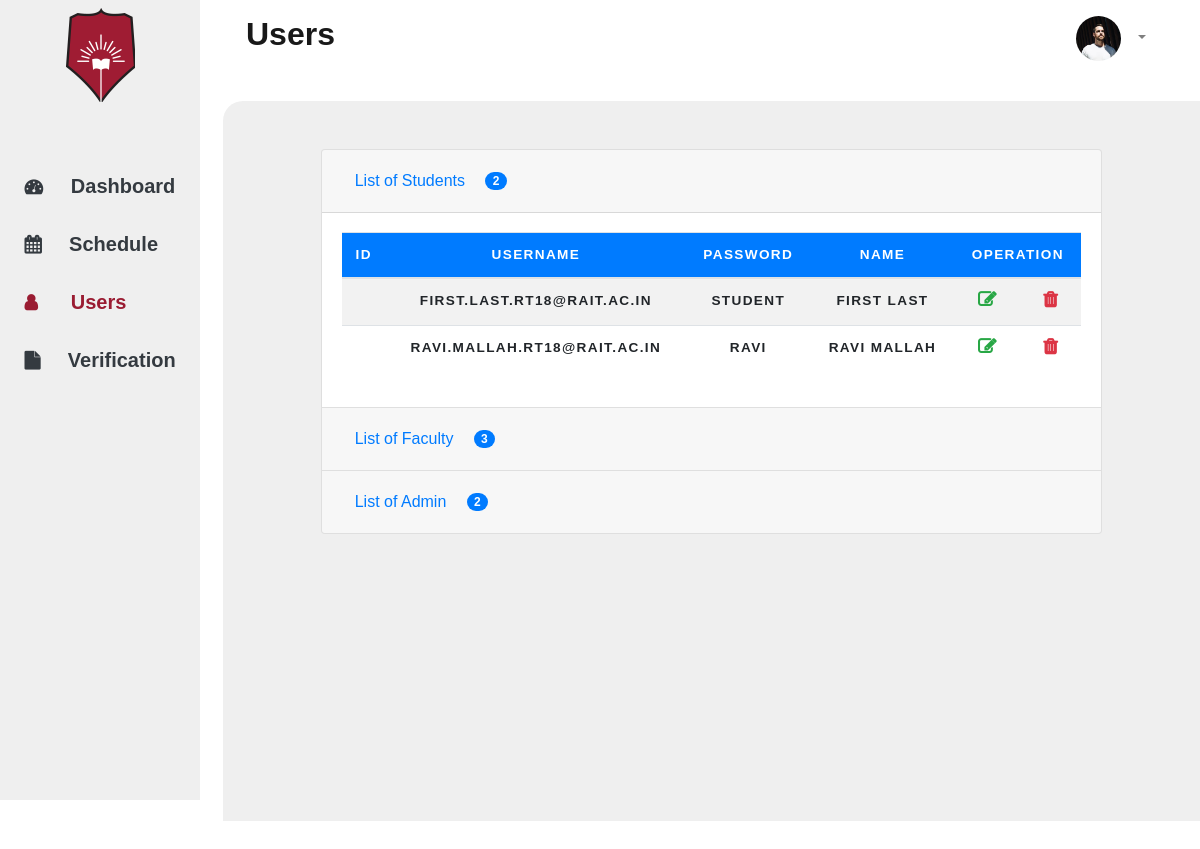
The app's page /admin/users.php (signed in) with its own data.
### tables this page shows
CREATE TABLE `students` (
  `student_id` int(11) NOT NULL,
  `user_name` varchar(255) NOT NULL,
  `passcode` varchar(255) NOT NULL,
  `name` varchar(255) NOT NULL
);

### admin/users.php (the view, shortened to what this page needs)
<?php
    include('../config.php');
    if (!isset($_SESSION['login_user'])){
        header("Location: ../index.php");
        die();
    }else{
        $user_check = $_SESSION['login_user'];
        $admin_name_sql = "SELECT name FROM admin where user_name='".$user_check."'";
        $name = mysqli_query($db, $admin_name_sql);
        $name = mysqli_fetch_array($name, MYSQLI_ASSOC);
        $name = $name['name'];
        $student_sql = "SELECT * from students";
        $student_query = mysqli_query($db, $student_sql);
        $student_nums = mysqli_num_rows($student_query);
        $faculty_sql = "SELECT * from faculty";
        $faculty_query = mysqli_query($db, $faculty_sql);
        $faculty_nums = mysqli_num_rows($faculty_query);
        $admin_sql = "SELECT * from admin";
        $admin_query = mysqli_query($db, $admin_sql);
        $admin_nums = mysqli_num_rows($admin_query);
    }
?>
<!DOCTYPE html>
<html lang="en">
<head>
    <link rel="stylesheet" href="../css/bootstrap.min.css">
    <link rel="stylesheet" href="https://stackpath.bootstrapcdn.com/font-awesome/4.7.0/css/font-awesome.min.css">
    <link rel="stylesheet" href="../css/style1.css">
</head>
<body>
    <div class="container-fluid">
        <div class="row">
            <div class="col-lg-2 col-md-3 m-0 sidebar">
                <div class="row justify-content-center">
                    <a class="nav-link" href="#">
                        <img src="../img/logo.png" alt="">
                    </a>
                </div>
                <div class="row justify-content-center mt-5">
                    <ul class="nav" id="menu-list">
                        <li class="nav-item">
                          <a href="./dashboard.php" class="nav-link  d-block text-dark p-3 rounded "><i class="fa fa-tachometer pr-4 "></i> <p class="h5 d-inline font-weight-bold">Dashboard</p>
                          </a>
                        </li>
                        <li class="nav-item">
                            <a href="./schedule.php" class="d-block text-dark p-3 m-auto"><i class="fa fa-calendar pr-4"></i><p class="h5 d-inline pl-1 font-weight-bold">Schedule</p>
                            </a>
                        </li>
                        <li class="nav-item">
                            <a href="#" class="active d-block text-dark p-3 m-auto"><i class="fa fa-user primary-color pr-4"></i><p class="h5 d-inline pl-1 primary-color font-weight-bold"> Users</p>
                            </a>
                        </li>
                        <li class="nav-item">
                            <a href="./verification.php" class="d-block text-dark p-3 m-auto"><i class="fa fa-file pr-4"></i><p class="h5 d-inline pl-1 font-weight-bold">Verification</p>
                            </a>
                        </li>
                      </ul>
                </div>
            </div>
            <div class="col ">
                <div class="w-100">
                    <nav class="navbar navbar-expand-lg navbar-light">
                        <div class="col">
                            <a class="navbar-brand" href="#"> <p class="h2 font-weight-bold">Users</p></a>
                        </div>
                        <div class="col d-md-flex justify-content-end">
                            <ul class="navbar-nav ml-auto">
                                <li class="nav-item dropdown">
                                    <a class="nav-link dropdown-toggle" href="#" id="navbarDropdown" role="button" data-toggle="dropdown" aria-haspopup="true" aria-expanded="false">
                                        <img src="../img/avatar.jpg" alt="" class="img-fluid rounded-circle avatar mr-2"><?php echo $name ?>
                                    </a>
                                </li>
                            </ul>
                        </div>
                    </nav>
                </div>
                <div class="row mt-md-4 ml-md-2 mb-md-5 main-content text-center pb-5" id="content">
                    <div class="accordion mt-5" id="accordionExample">
                        <div class="card">
                            <div class="card-header" id="headingStudent">
                                <h2 class="mb-0">
                                <button class="btn btn-link btn-block text-left" type="button" data-toggle="collapse" data-target="#collapseStudent" aria-expanded="true" aria-controls="collapseStudent">
                                <span class="pr-3">List of Students </span> <span class="badge badge-primary badge-pill"> <?php echo $student_nums; ?></span>
                                </button>
                                </h2>
                             </div>
                            <div id="collapseStudent" class="collapse show" aria-labelledby="headingStudent" data-parent="#accordionExample">
                            <div class="card-body table-responsive">
                                <table class="table table-striped">
                                    <thead class="bg-primary text-white">
                                        <tr>
                                            <th scope="col">Id</th>
                                            <th scope="col">Username</th>
                                            <th scope="col">Password</th>
                                            <th scope="col">Name</th>
                                            <th scopr="col" colspan="2">operation</th>
                                        </tr>
                                    </thead>
                                    <tbody class="scrollable">
                                        <?php
                                            while($result = mysqli_fetch_array($student_query)){
                                        ?>
                                        <tr>
                                            <th scope="row"> <?php echo $result['id']; ?></th>
                                            <th scope="row"><?php echo $result['user_name']; ?></th>
                                            <th scope="row"><?php echo $result['passcode']; ?></th>
                                            <th scope="row"><?php echo $result['name']; ?></th>
                                            <th scope="row"><i class="fa fa-edit text-success"></i></th>
                                            <th scope="row"><i class="fa fa-trash text-danger"></i></th>
                                        </tr>
                                        <?php
                                        }
                                        ?>
                                    </tbody>
                                </table>
                            </div>
                            </div>
                        </div>
                        <div class="card">
                            <div class="card-header" id="headingFaculty">
                                <h2 class="mb-0">
                                <button class="btn btn-link btn-block text-left" type="button" data-toggle="collapse" data-target="#collapseFaculty" aria-expanded="true" aria-controls="collapseFaculty">
                                <span class="pr-3">List of Faculty </span> <span class="badge badge-primary badge-pill"><?php echo $faculty_nums;?></span>
                                </button>
                                </h2>
                             </div>
                        </div>
                        <div class="card">
                            <div class="card-header" id="headingAdmin">
                                <h2 class="mb-0">
                                <button class="btn btn-link btn-block text-left" type="button" data-toggle="collapse" data-target="#collapseAdmin" aria-expanded="true" aria-controls="collapseAdmin">
                                <span class="pr-3">List of Admin </span> <span class="badge badge-primary badge-pill"><?php echo $admin_nums;?></span>
                                </button>
                                </h2>
                            </div>
                        </div>
                    </div>
                </div>
            </div>
        </div>
    </div>
</body>
</html>

### css/style1.css (style rules this page uses)
:root { --primary: #9A1C32; --light: #ffffff; --grey: #efefef; }
body { font-family: 'google sans', sans-serif; overflow: hidden; }
.primary-color { color: var(--primary) !important; }
.sidebar { background-color: var(--grey); }
.fa { font-weight: bold; font-size: large; }
.avatar { max-width: 45px; }
.main-content { border-radius: 20px 0 0 0; background-color: var(--grey); color: black; overflow-y: auto; justify-content: center; }
#accordionExample { justify-content: center; margin: 0 auto; width: 80%; }
.card::before, .card::after { position: absolute; top: 0; right: 0; bottom: 0; left: 0; transform: scale3d(0, 0, 1); transition: transform .3s ease-out 0s; background: rgba(255, 255, 255, 0.1); content: ''; pointer-events: none; }
.card::before { transform-origin: left top; }
.card::after { transform-origin: right bottom; }
table { border-collapse: collapse; margin: 0; padding: 0; width: 100%; table-layout: auto; }
table tr { padding: .35em; }
table th, table td { padding: .625em; text-align: center; }
table th { font-size: .85em; letter-spacing: .1em; text-transform: uppercase; }
@media (min-width: 768px) { .sidebar { background-color: var(--grey); height: 100vh; width: 20%; font-weight: 400px; } }
@media (min-width: 768px) { #menu-list { display: inline-flex; flex-direction: column; } }
@media (min-width: 768px) { #content { height: 90vh; } }

### records on screen
students: user_name "FIRST.LAST.RT18@RAIT.AC.IN", passcode "STUDENT", name "FIRST LAST"
students: user_name "RAVI.MALLAH.RT18@RAIT.AC.IN", passcode "RAVI", name "RAVI MALLAH"

### other values on screen
$student_nums "2"
$faculty_nums "3"
$admin_nums "2"
